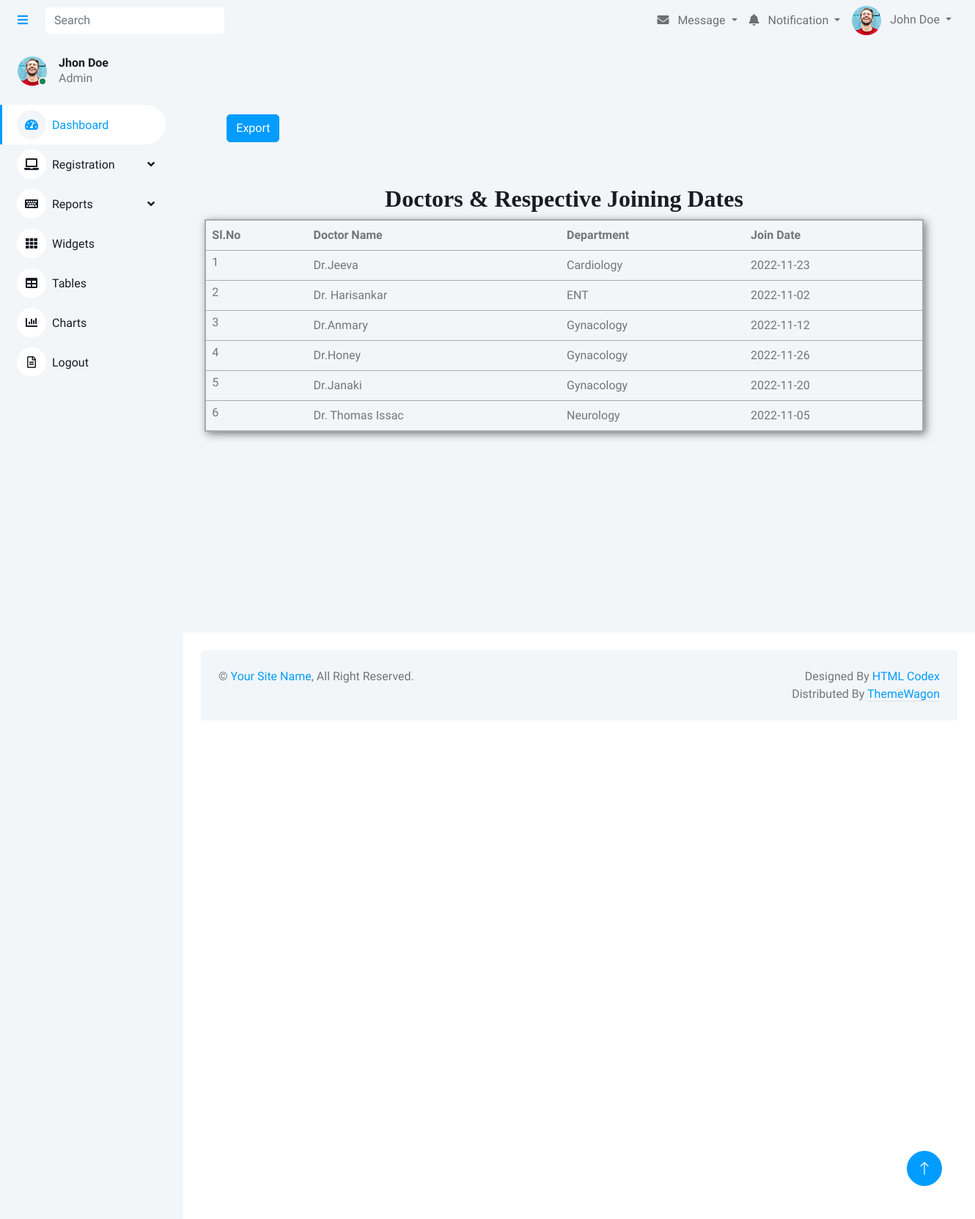
The app's page /Admin/report_doctor.php with its own data.
### tables this page shows
CREATE TABLE IF NOT EXISTS `tbldoctor` (
  `doctorid` int(11) NOT NULL AUTO_INCREMENT,
  `deptid` int(11) NOT NULL,
  `name` varchar(50) NOT NULL,
  `qualification` varchar(150) NOT NULL,
  `docgender` varchar(50) NOT NULL,
  `email` varchar(150) NOT NULL,
  `contact` bigint(50) NOT NULL,
  `description` varchar(300) NOT NULL,
  `docimg` varchar(50) NOT NULL,
  `joindate` date NOT NULL,
  `password` varchar(50) NOT NULL,
  `docter_status` varchar(50) NOT NULL,
  PRIMARY KEY (`doctorid`)
);

CREATE TABLE IF NOT EXISTS `tbldepartment` (
  `deptid` int(11) NOT NULL AUTO_INCREMENT,
  `deptname` varchar(50) NOT NULL,
  `deptdescription` varchar(255) NOT NULL,
  `deptimg` varchar(50) NOT NULL,
  PRIMARY KEY (`deptid`)
);

### Admin/report_doctor.php (the view, shortened to what this page needs)
<?php
include("header.php");
?>
<!doctype html>
<html>
<head>
</head>
<body>
<form action="Excel/excel_doctor.php" method="post">
<div class="logo">
              <a href="./index.php">
                <br> &nbsp; &nbsp; &nbsp; &nbsp; &nbsp; &nbsp; &nbsp;
                 <img src="img/logo.png" alt="">&nbsp; &nbsp;</a>
                 </div>
  <div class="container" style="padding:6%; width:100%;margin-left:15%;margin-bottom: 5%;" >
  <div class="row">
  <div class="col-md-12" style=" border-radius:15px; top: 106px;    margin-bottom: 59px;">
  <input type="submit" name="addnew" value="Export" class="btn btn-primary" style="margin-left:30px">
  <h2 style="text-align: center;margin-top: 6%;font-family: fantasy;">Doctors & Respective Joining Dates</h2>
  <div class="form-horizontal" style="margin-left:0px;">
  <table class="table table-hover" style="border: 2px solid #adaaaa; box-shadow: 3px 3px 11px #777777; margin-bottom:7%">
  <tr>
                          <th> Sl.No </th>
                          <th> Doctor Name  </th>
                          <th> Department </th>
                          <th> Join Date</th>
                        </tr>
    <?php
include("config.php");
$s=1;
$sql="select name,deptname,joindate from tbldoctor d inner join tbldepartment de on d.deptid=de.deptid order by deptname ";
$res=mysqli_query($con,$sql);
   while($display=mysqli_fetch_array($res))
   {
    ?>
	<tr>
                          <td class="py-1"><?php echo $s++;?></td>
                          <td> <?php echo $display["name"];?></td>
                          <td> <?php echo $display["deptname"];?></td>
                          <td> <?php echo $display["joindate"];?></td>
                      </tr>
                      <?php
  }
  ?>
</table>
</div>
  </div>
  </div>
  </div>
</form>
</body>
</html>
<?php
include("footer.php");
?>

### Admin/css/style.css (style rules this page uses)
:root { --primary: #009CFF; --light: #F3F6F9; --dark: #191C24; }
.btn { transition: .5s; }
.btn.btn-primary { color: #FFFFFF; }

### records on screen
tbldoctor: name "Dr.Jeeva", deptid.deptname "Cardiology", joindate "2022-11-23"
tbldoctor: name "Dr. Harisankar", deptid.deptname "ENT", joindate "2022-11-02"
tbldoctor: name "Dr.Anmary", deptid.deptname "Gynacology", joindate "2022-11-12"
tbldoctor: name "Dr.Honey", deptid.deptname "Gynacology", joindate "2022-11-26"
tbldoctor: name "Dr.Janaki", deptid.deptname "Gynacology", joindate "2022-11-20"
tbldoctor: name "Dr. Thomas Issac", deptid.deptname "Neurology", joindate "2022-11-05"
